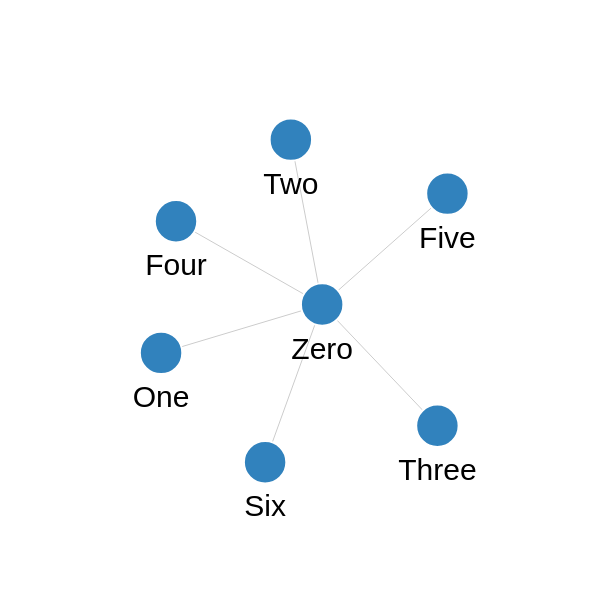

Vega-Lite specification stored for this chart:
### Vega specification from a JSON file in a GitHub repository (floating-point values rounded to 4 significant figures)
{"$schema": "https://vega.github.io/schema/vega/v5.json", "description": "A node-link diagram with force-directed layout.", "width": 300, "height": 300, "padding": 0, "signals": [{"name": "cx", "update": "width / 2"}, {"name": "cy", "update": "height / 2"}, {"name": "nodeRadius", "value": 15}, {"name": "nodeCharge", "value": -80}, {"name": "linkDistance", "value": 80}, {"name": "static", "value": true, "bind": {"input": "checkbox"}}, {"description": "State variable for active node fix status.", "name": "fix", "value": false, "on": [{"events": "symbol:mouseout[!event.buttons], window:mouseup", "update": "false"}, {"events": "symbol:mouseover", "update": "fix || true"}, {"events": "[symbol:mousedown, window:mouseup] > window:mousemove!", "update": "xy()", "force": true}]}, {"description": "Graph node most recently interacted with.", "name": "node", "value": null, "on": [{"events": "symbol:mouseover", "update": "fix === true ? item() : node"}]}, {"description": "Flag to restart Force simulation upon data changes.", "name": "restart", "value": false, "on": [{"events": {"signal": "fix"}, "update": "fix && fix.length"}]}], "scales": [{"name": "color", "type": "ordinal", "domain": {"data": "node-data", "field": "group"}, "range": {"scheme": "category20c"}}], "marks": [{"name": "nodes", "type": "symbol", "zindex": 1, "from": {"data": "node-data"}, "on": [{"trigger": "fix", "modify": "node", "values": "fix === true ? {fx: node.x, fy: node.y} : {fx: fix[0], fy: fix[1]}"}, {"trigger": "!fix", "modify": "node", "values": "{fx: null, fy: null}"}], "encode": {"enter": {"fill": {"scale": "color", "field": "group"}, "stroke": {"value": "white"}}, "update": {"size": {"signal": "2 * nodeRadius * nodeRadius"}, "cursor": {"value": "pointer"}}}, "transform": [{"type": "force", "iterations": 300, "restart": {"signal": "restart"}, "static": {"signal": "static"}, "signal": "force", "forces": [{"force": "center", "x": {"signal": "cx"}, "y": {"signal": "cy"}}, {"force": "collide", "radius": {"signal": "nodeRadius"}}, {"force": "nbody", "strength": {"signal": "nodeCharge"}}, {"force": "link", "links": "link-data", "distance": {"signal": "linkDistance"}}]}]}, {"type": "path", "from": {"data": "link-data"}, "interactive": false, "encode": {"update": {"stroke": {"value": "#ccc"}, "strokeWidth": {"value": 0.5}}}, "transform": [{"type": "linkpath", "require": {"signal": "force"}, "shape": "line", "sourceX": "datum.source.x", "sourceY": "datum.source.y", "targetX": "datum.target.x", "targetY": "datum.target.y"}]}, {"type": "text", "name": "labels", "from": {"data": "nodes"}, "transform": [{"type": "formula", "as": "y", "expr": "datum.y + nodeRadius"}], "encode": {"enter": {"fill": {"value": "black"}, "align": {"value": "center"}, "baseline": {"value": "top"}, "fontSize": {"value": 15}}, "update": {"text": {"field": "datum.label"}, "x": {"field": "x"}, "y": {"field": "y"}}}}], "data": [{"name": "node-data", "values": [{"id": 0, "label": "Zero"}, {"id": 1, "label": "One"}, {"id": 2, "label": "Two"}, {"id": 3, "label": "Three"}, {"id": 4, "label": "Four"}, {"id": 5, "label": "Five"}, {"id": 6, "label": "Six"}]}, {"name": "link-data", "values": [{"id": 1, "source": 0, "target": 1}, {"id": 2, "source": 0, "target": 2}, {"id": 3, "source": 0, "target": 3}, {"id": 4, "source": 0, "target": 4}, {"id": 5, "source": 0, "target": 5}, {"id": 6, "source": 0, "target": 6}]}]}
